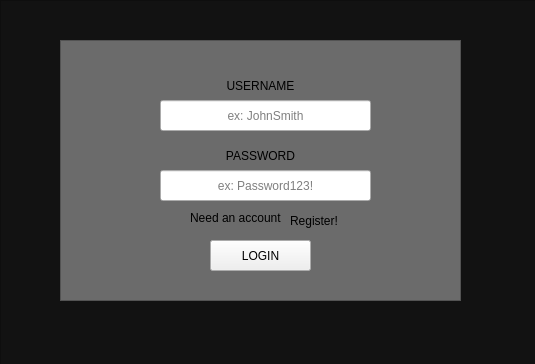
<?xml version="1.0" encoding="UTF-8"?>
<ui version="4.0">
 <class>LoginWindow</class>
 <widget class="QMainWindow" name="LoginWindow">
  <property name="geometry">
   <rect>
    <x>0</x>
    <y>0</y>
    <width>535</width>
    <height>364</height>
   </rect>
  </property>
  <property name="windowTitle">
   <string>MainWindow</string>
  </property>
  <property name="autoFillBackground">
   <bool>false</bool>
  </property>
  <property name="styleSheet">
   <string notr="true"/>
  </property>
  <widget class="QWidget" name="centralwidget">
   <widget class="QFrame" name="frmFirstLogin">
    <property name="geometry">
     <rect>
      <x>0</x>
      <y>0</y>
      <width>541</width>
      <height>371</height>
     </rect>
    </property>
    <property name="styleSheet">
     <string notr="true">QFrame {
 background: rgb(18, 18, 18);
}</string>
    </property>
    <property name="frameShape">
     <enum>QFrame::StyledPanel</enum>
    </property>
    <property name="frameShadow">
     <enum>QFrame::Raised</enum>
    </property>
    <widget class="QFrame" name="frmSecondaryLogin">
     <property name="geometry">
      <rect>
       <x>60</x>
       <y>40</y>
       <width>401</width>
       <height>261</height>
      </rect>
     </property>
     <property name="styleSheet">
      <string notr="true">QFrame {
	background: rgb(107, 107, 107);
}</string>
     </property>
     <property name="frameShape">
      <enum>QFrame::StyledPanel</enum>
     </property>
     <property name="frameShadow">
      <enum>QFrame::Raised</enum>
     </property>
     <widget class="QPushButton" name="btnLogin">
      <property name="geometry">
       <rect>
        <x>150</x>
        <y>200</y>
        <width>101</width>
        <height>31</height>
       </rect>
      </property>
      <property name="text">
       <string>LOGIN</string>
      </property>
     </widget>
     <widget class="QLabel" name="lblLoginPassword">
      <property name="geometry">
       <rect>
        <x>90</x>
        <y>90</y>
        <width>221</width>
        <height>51</height>
       </rect>
      </property>
      <property name="text">
       <string>PASSWORD</string>
      </property>
      <property name="alignment">
       <set>Qt::AlignCenter</set>
      </property>
     </widget>
     <widget class="QLabel" name="lblLoginUsername">
      <property name="geometry">
       <rect>
        <x>90</x>
        <y>20</y>
        <width>221</width>
        <height>51</height>
       </rect>
      </property>
      <property name="styleSheet">
       <string notr="true"/>
      </property>
      <property name="text">
       <string>USERNAME</string>
      </property>
      <property name="alignment">
       <set>Qt::AlignCenter</set>
      </property>
     </widget>
     <widget class="QLabel" name="lblRegister">
      <property name="geometry">
       <rect>
        <x>130</x>
        <y>170</y>
        <width>91</width>
        <height>16</height>
       </rect>
      </property>
      <property name="text">
       <string>Need an account?</string>
      </property>
     </widget>
     <widget class="QLabel" name="lblRegisterButton">
      <property name="geometry">
       <rect>
        <x>230</x>
        <y>170</y>
        <width>51</width>
        <height>21</height>
       </rect>
      </property>
      <property name="text">
       <string>Register!</string>
      </property>
     </widget>
     <widget class="QLineEdit" name="lneLoginPassword">
      <property name="geometry">
       <rect>
        <x>100</x>
        <y>130</y>
        <width>211</width>
        <height>31</height>
       </rect>
      </property>
      <property name="alignment">
       <set>Qt::AlignCenter</set>
      </property>
      <property name="placeholderText">
       <string>ex: Password123!</string>
      </property>
     </widget>
     <widget class="QLineEdit" name="lneLoginUsername">
      <property name="geometry">
       <rect>
        <x>100</x>
        <y>60</y>
        <width>211</width>
        <height>31</height>
       </rect>
      </property>
      <property name="cursorPosition">
       <number>0</number>
      </property>
      <property name="alignment">
       <set>Qt::AlignCenter</set>
      </property>
      <property name="placeholderText">
       <string>ex: JohnSmith</string>
      </property>
     </widget>
    </widget>
   </widget>
  </widget>
 </widget>
 <resources/>
 <connections/>
</ui>
